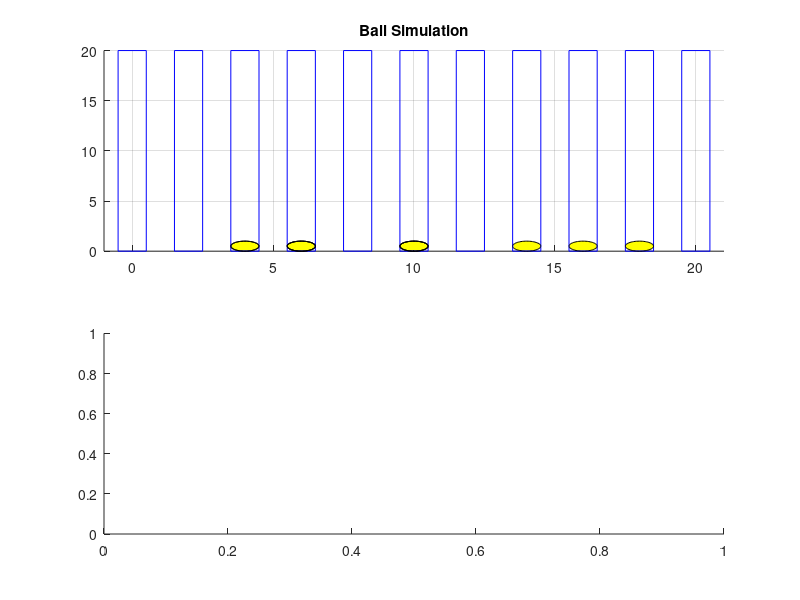

The MATLAB script that drew this image: (Note: this script raises an error after producing the figure.)
% Starting Settings
simulationSize = 20;
channels = 11;
iterations = 200;
ballsPerSecond = 11;
m = 6;
standardDeviation = 2;
speed = 1;

% Initialize variables
ballPositions = zeros([iterations*ballsPerSecond 2]);
movieVector = struct('cdata', cell(1, iterations),'colormap', cell(1,iterations));
spacing = simulationSize/(channels - 1);
currentEnd = 0;
currentStart = 1;
fig = figure('position',[100 100 850 600]);

% Loop throught the time steps
for a = 1:iterations
    % Clear figure and restylize
    clf
    subplot(2, 1, 1)
    grid on
    hold on
    title("Ball Simulation")
    axis([-1 simulationSize+1 0 simulationSize]);

    % Generate 5 background black channels
    for b = 0:spacing:simulationSize
        rectangle('Position', [b-.5 0 1 simulationSize], 'EdgeColor', 'b')
    end

    % Randomly generate 3 new balls in channels
    randomSequence = min(max(round(m - 1 + standardDeviation * randn(ballsPerSecond, 1)), 0), channels - 1);
    for b = 1:ballsPerSecond
        ballPositions(currentEnd + b, :) = [-.5+spacing*randomSequence(b) 0];
    end
    currentEnd = currentEnd + ballsPerSecond;

    % Shift existing balls up by speed
    for b = currentStart:(currentEnd - ballsPerSecond)
        ballPositions(b, 2) = ballPositions(b, 2) + speed;
        % Pop out balls that passed all the way though
        if (ballPositions(b, 2) > simulationSize - 1)
            currentStart = currentStart + 1;
        end
    end

    % Plot balls
    for b = currentStart:currentEnd
        rectangle('Position', [ballPositions(b, 1) ballPositions(b, 2) 1 1], 'FaceColor', 'y', 'Curvature', 1, 'EdgeColor', 'black')
    end

    % Plot histogram of ball distribution
    subplot(2, 1, 2)
    histogram(categorical(ballPositions(1:currentEnd, 1)), 'BarWidth', 1 / spacing)
    xticklabels(1:channels)

    % Save frame
    movieVector(a) = getframe(fig);
end

% Save to video
myWriter = VideoWriter('channelSimulation', 'MPEG-4');
myWriter.FrameRate = 5;
open(myWriter);
writeVideo(myWriter, movieVector);
close(myWriter);